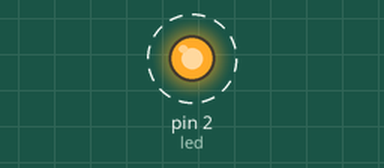
This sketch was run on a simulated Arduino Uno, built with avr-gcc and run on an emulated ATmega328P. Shown: output pins drawn as LEDs (lit = HIGH). Dashed ring = blinking. What the sketch prints to the serial monitor is not drawn.

Above: at 0.12 s.
Timing chart, 0 to 3.0 s (numbered marks = the images above):
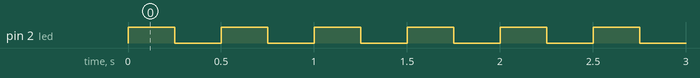

Measured:
- by itself, pin 2 (led): alternates HIGH for 0.25 s and LOW for 0.25 s

The sketch:

EX1.ino
```cpp
#define led 2

unsigned long time_now = 0;
int delay_time = 250;
boolean ledStatus = HIGH;
unsigned long alarm = 0;
long contagem = 0;
int x= 1000;
unsigned long alarm1;
int delay_time1 = 250;

void setup() {
 pinMode(led, OUTPUT);
  Serial.begin(9600);

}

void loop() {
  contagem++;

  time_now = millis();

  if(time_now >= alarm){
    alarm += delay_time;
    digitalWrite(led, ledStatus);
    ledStatus = !ledStatus;
  }

  if(time_now >= alarm1){
    alarm1 += delay_time1;
    Serial.println(contagem);
    contagem = 0;

  }
}
```
